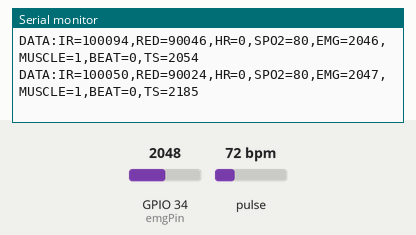
This sketch was run on a simulated ESP32. On the bench: the last lines printed to the serial monitor. Inputs (shaded band) come from the test bench; at power-on: pulse 72 bpm, GPIO 34 (emgPin) = 2048.

Above: at 2.2 s.
2.3 s: pulse set to 42 bpm
At 2.44 s:
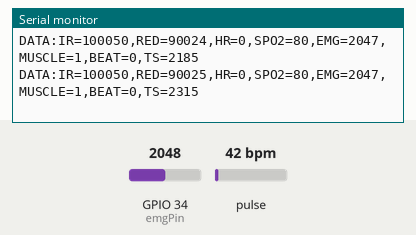
3.8 s: GPIO 34 (emgPin) set to 1960
At 3.87 s:
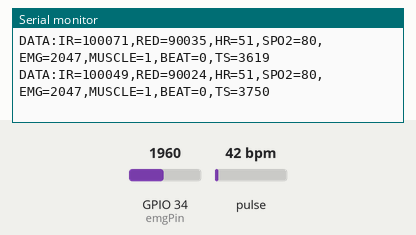
5.3 s: pulse set to 70 bpm
At 5.31 s:
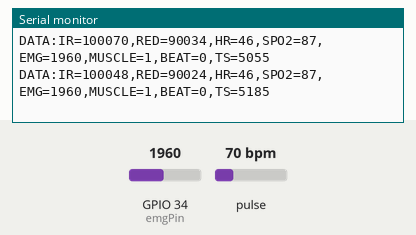
6.8 s: GPIO 34 (emgPin) set to 2040
At 6.87 s:
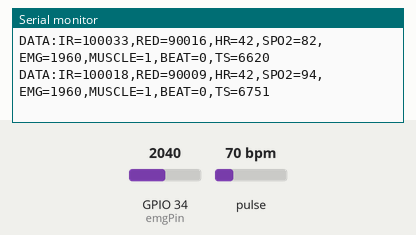
Timing chart, 0 to 9.3 s (numbered marks = the images above; inputs shaded):
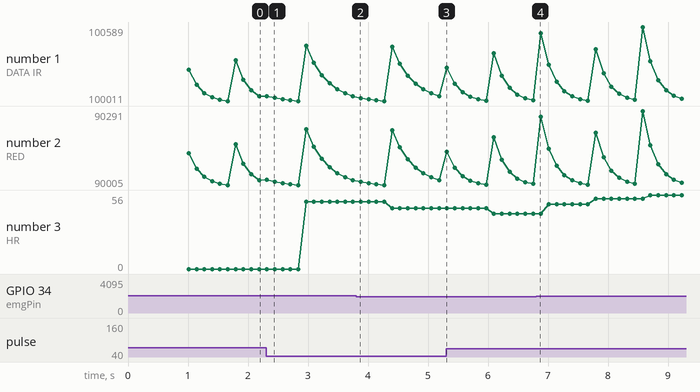

The sketch:

esp32_max30102.ino
```cpp
/*
  ============================================================
  NeuroGuard Clinic - Final Sensor Hub (EMG + MAX30102)
  ============================================================

  ESP32 Wiring:

  MAX30102:
    3V3 -> VIN
    GND -> GND
    GPIO21 -> SDA
    GPIO22 -> SCL

  EMG Sensor:
    OUT -> GPIO34
    VCC -> 3.3V
    GND -> GND

  Output:
  DATA:IR=...,RED=...,HR=...,SPO2=...,EMG=...,MUSCLE=...,BEAT=...,TS=...
  ============================================================
*/

#include <Wire.h>
#include "MAX30105.h"

MAX30105 particleSensor;

// ── EMG ─────────────────────────────────────────────────────
const int emgPin = 34;
int emgRaw = 0;
int emgProcessed = 0;

float emgFiltered = 0;
const float alpha = 0.2;

const int EMG_THRESHOLD = 1500;
int muscleActive = 0;

// ── Beat Detection ──────────────────────────────────────────
bool detectBeat(long irValue) {
  static long s0 = 0, s1 = 0, s2 = 0;
  static long lastBeatMs = 0;
  static long irMin = 999999, irMax = 0;

  s0 = s1;
  s1 = s2;
  s2 = irValue;

  if (irValue < irMin) irMin = irValue;
  else irMin += (irValue - irMin) / 2000;

  if (irValue > irMax) irMax = irValue;
  else irMax -= (irMax - irValue) / 2000;

  long amplitude = irMax - irMin;
  if (amplitude < 300) return false;

  bool isPeak = (s1 > s0 && s1 > s2);
  long midpoint = (irMin + irMax) / 2;
  bool aboveThreshold = (s1 > midpoint);
  bool refractoryOk = (millis() - lastBeatMs > 260);

  if (isPeak && aboveThreshold && refractoryOk) {
    lastBeatMs = millis();
    return true;
  }
  return false;
}

// ── Timing ──────────────────────────────────────────────────
unsigned long lastReportTs = 0;
const int REPORT_INTERVAL_MS = 100;

void setup() {
  Serial.begin(115200);
  delay(1000);

  Serial.println("STATUS:INIT_START");

  Wire.begin(21, 22);

  if (!particleSensor.begin(Wire, I2C_SPEED_FAST)) {
    Serial.println("STATUS:MAX30102_ERROR");
    while (1);
  }

  particleSensor.setup(60, 4, 2, 100, 411, 4096);
  particleSensor.setPulseAmplitudeRed(0x1F);
  particleSensor.setPulseAmplitudeIR(0x1F);

  Serial.println("STATUS:MAX30102_OK");
}

void loop() {

  // ── Read Sensors ──────────────────────────────────────────
  long irValue  = particleSensor.getIR();
  long redValue = particleSensor.getRed();

  emgRaw = analogRead(emgPin);

  // EMG Processing (smoothing)
  emgFiltered = alpha * emgRaw + (1 - alpha) * emgFiltered;
  emgProcessed = (int)emgFiltered;

  // Muscle detection
  muscleActive = (emgProcessed > EMG_THRESHOLD) ? 1 : 0;

  bool fingerDetected = (irValue > 50000);

  // ── Heart Rate ────────────────────────────────────────────
  static float bpmBuffer[6] = {0};
  static int bpmIndex = 0;
  static float beatsPerMinute = 0;
  static long lastBeatMs = 0;
  static bool firstBeat = true;
  int beatDetected = 0;

  if (fingerDetected && detectBeat(irValue)) {
    long now = millis();
    long delta = now - lastBeatMs;
    lastBeatMs = now;

    if (firstBeat) {
      firstBeat = false;
    }
    else if (delta > 250 && delta < 2000) {
      float bpm = 60000.0 / delta;
      bpmBuffer[bpmIndex % 6] = bpm;
      bpmIndex++;

      float sum = 0;
      int n = min(bpmIndex, 6);
      for (int i = 0; i < n; i++) sum += bpmBuffer[i];

      beatsPerMinute = sum / n;
      beatDetected = 1;
    }
  }

  if (!fingerDetected) {
    beatsPerMinute = 0;
    bpmIndex = 0;
    firstBeat = true;
    lastBeatMs = 0;
  }

  // ── SpO2 ─────────────────────────────────────────────────
  static int spo2 = 0;
  static double avered = 0, aveir = 0;
  static double sumredrms = 0, sumirrms = 0;
  static int count = 0;

  if (fingerDetected) {
    double fred = redValue;
    double fir  = irValue;

    avered = avered * 0.95 + fred * 0.05;
    aveir  = aveir  * 0.95 + fir  * 0.05;

    sumredrms += (fred - avered) * (fred - avered);
    sumirrms  += (fir  - aveir)  * (fir  - aveir);
    count++;

    if (count >= 25) {
      double R = (sqrt(sumredrms) / avered) / (sqrt(sumirrms) / aveir);
      int newSpo2 = (int)(-45.060 * R * R + 30.354 * R + 94.845);
      spo2 = constrain(newSpo2, 70, 100);

      sumredrms = sumirrms = 0;
      count = 0;
    }
  } else {
    spo2 = 0;
    avered = aveir = sumredrms = sumirrms = 0;
    count = 0;
  }

  // ── Output ───────────────────────────────────────────────
  if (millis() - lastReportTs >= REPORT_INTERVAL_MS) {
    lastReportTs = millis();

    int hrOut   = fingerDetected ? (int)beatsPerMinute : 0;
    int spo2Out = fingerDetected ? spo2 : 0;

    Serial.print("DATA:");
    Serial.print("IR=");    Serial.print(irValue);
    Serial.print(",RED=");  Serial.print(redValue);
    Serial.print(",HR=");   Serial.print(hrOut);
    Serial.print(",SPO2="); Serial.print(spo2Out);
    Serial.print(",EMG=");  Serial.print(emgProcessed);
    Serial.print(",MUSCLE="); Serial.print(muscleActive);
    Serial.print(",BEAT="); Serial.print(beatDetected);
    Serial.print(",TS=");   Serial.print(millis());
    Serial.println();
  }

  delay(20);
}
```

Measured:
- after the input at 2.3 s, the serial monitor: prints a new line at once (image 1)
- plotted number 1: 100050 → 100049 after the input at 2.3 s, 100048 → 100018 after the input at 5.3 s
- plotted number 2: 90024 → 90009 after the input at 5.3 s
- plotted number 3: 0 → 51 after the input at 2.3 s, 46 → 42 after the input at 5.3 s
